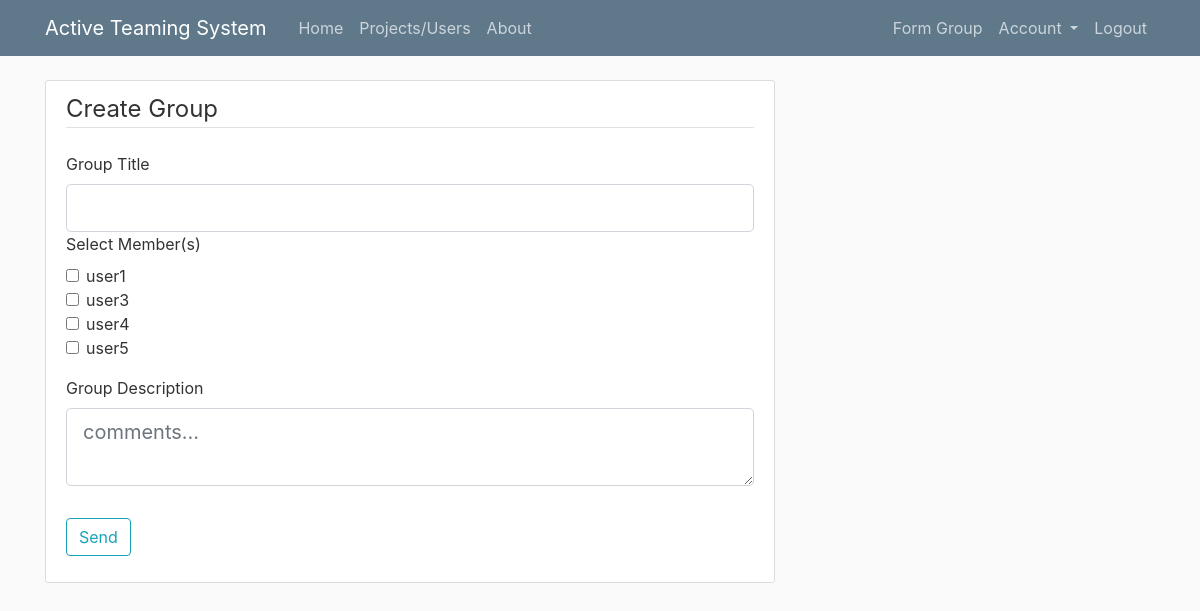
Screenshot of /form_group (signed in) with the database file from the repository.
### application/models.py (models this page shows, shortened)
class User(db.Model,UserMixin):
    id = db.Column(db.Integer, primary_key=True)
    username = db.Column(db.String(20), unique=True, nullable=False)
    email = db.Column(db.String(120), unique=True, nullable=False)
    image_file = db.Column(db.String(20), nullable=False, default='default.jpg')
    password = db.Column(db.String(60), nullable=False)
    rating = db.Column(db.Integer,nullable=False,default=0)
    compliments = db.relationship('Compliment', backref='recipient', lazy=True)
    complaints = db.relationship('Complaint', backref='complainee', lazy=True)
    UserBlacklist = db.relationship('UserBlacklist', backref='user_blacklisted', lazy=True)
    applications = db.relationship('Application', backref='referee', lazy=True)
    is_su = db.Column(db.Boolean, default=False, nullable=False)
    is_blacklisted = db.Column(db.Boolean, default=False, nullable=False)

### application/route.py (the view, shortened to what this page needs)
@app.route("/form_group", methods=['GET', 'POST'])
@login_required
def form_group():
    users = User.query.filter(User.id!=current_user.id).all()
    superuser = User.query.filter_by(email='superuser@csc322.edu').first()
    users.remove(superuser)
    form = FormGroupForm()
    return render_template('form_group.html',form =form,users=users)

### application/forms.py
class FormGroupForm(FlaskForm):
    title = StringField('Group Title',validators=[DataRequired()])
    content = TextAreaField('Group Description',validators=[DataRequired()])
    submit = SubmitField('Send')

### application/models.py (called while the page is built)
@login_manager.user_loader
def load_user(user_id):
    return User.query.get(int(user_id))

### application/templates/form_group.html (shortened to what this page needs)
{%extends "layout.html"%}
{%block content%}
<div class="content-section">
    <form method="POST" action="">
        <fieldset class="form-group">
            <legend class="border-bottom mb-4">Create Group</legend>
            <div class="form-group">
                {{ form.title.label(class="form-control-label") }}
                {% if form.title.errors %}
                    {{ form.title(class="form-control form-control-lg is-invalid") }}
                    <div class="invalid-feedback">
                        {% for error in form.title.errors %}
                            <span>{{ error }}</span>
                        {% endfor %}
                    </div>
                {% else %}
                    {{ form.title(class="form-control form-control-lg") }}
                {% endif %}
            <div class="form-group" id="member">
                <label for="member">Select Member(s)</label>
                <div class="form-check">
                    {%for user in users%}
                        <input class="form-check-input" type="checkbox" value={{user.id}} id={{user.id}}  name="members">
                        <label class="form-check-label" for={{user.id}} >
                        {{user.username}}
                        </label><br>
                    {%endfor%}
                </div>
            </div>
            <div class="form-group">
                {{ form.content.label(class="form-control-label") }}
                {% if form.content.errors %}
                    {{ form.content(class="form-control form-control-lg is-invalid") }}
                    <div class="invalid-feedback">
                        {% for error in form.content.errors %}
                            <span>{{ error }}</span>
                        {% endfor %}
                    </div>
                {% else %}
                    {{ form.content(class="form-control form-control-lg",placeholder= "comments...")}}
                {% endif %}
            </div>
        </fieldset>
        <div class="form-group">
            {{ form.submit(class="btn btn-outline-info") }}
        </div>
    </form>
</div>
{%endblock%}

### application/static/main.css (style rules this page uses)
body { background: #fafafa; color: #333333; margin-top: 5rem; }
.content-section { background: #ffffff; padding: 10px 20px; border: 1px solid #dddddd; border-radius: 3px; margin-bottom: 20px; }

### rows the page displays
User: username "user1"
User: username "user3"
User: username "user4"
User: username "user5"
